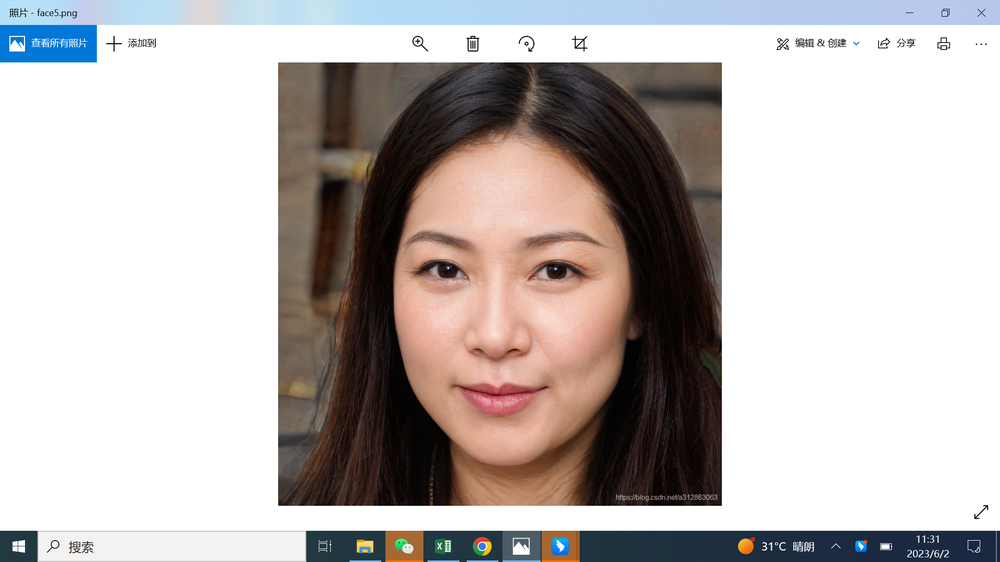
#> input picture pic/face6.png, 1000 x 562 px, shrunk from 1920 x 1080 before the run
$ python genHist.py
#> lines starting #> are read from the running program, lines starting #| are printed output that depends on the picture
import cv2
import matplotlib.pyplot as plt
import numpy as np

# 读取图像
image_path = 'pic/face6.png'
image = cv2.imread(image_path)
#> image is the input picture: shape (562, 1000, 3); mean B, G, R 181.7, 183.5, 189.6

# 将图像转换为灰度图
gray_image = cv2.cvtColor(image, cv2.COLOR_BGR2GRAY)
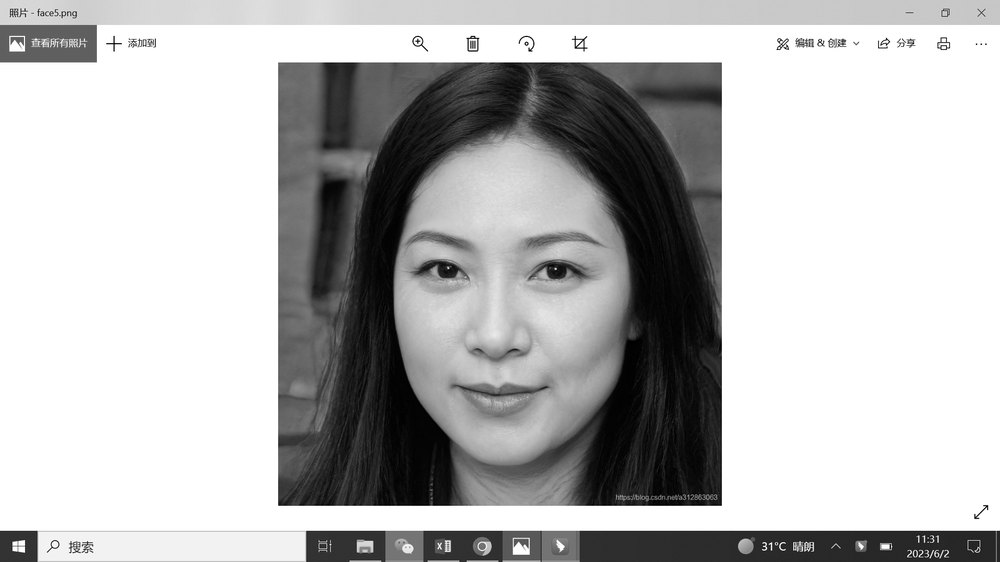
#> gray_image: shape (562, 1000); min 0, max 255, mean 185.1

# 计算直方图
histogram = cv2.calcHist([gray_image], [0], None, [256], [0, 256])
#> histogram = 256 values, max 298969 at index 255, min 13 at index 234, mean 2195.3

# 绘制直方图
plt.bar(np.arange(0, 256, 1), histogram.flatten(), align='center', alpha=0.5)

# 设置图表标题和轴标签
plt.title('Histogram')
plt.xlabel('Pixel Value')
plt.ylabel('Frequency')

# 显示图表
plt.savefig("output/Histout.jpg")
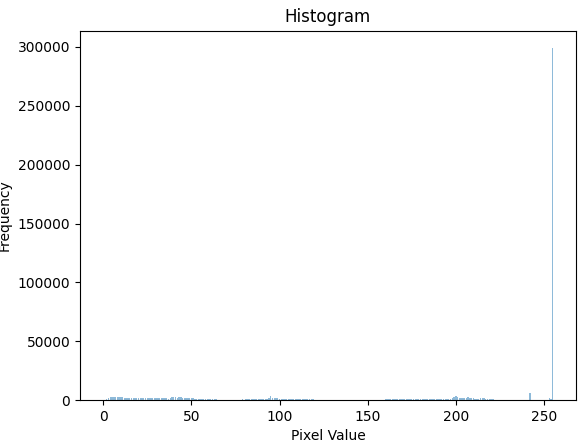
#> figure drawn by matplotlib, 1 panel; tallest bar 298969 high, from x = 254.6 to 255.4
